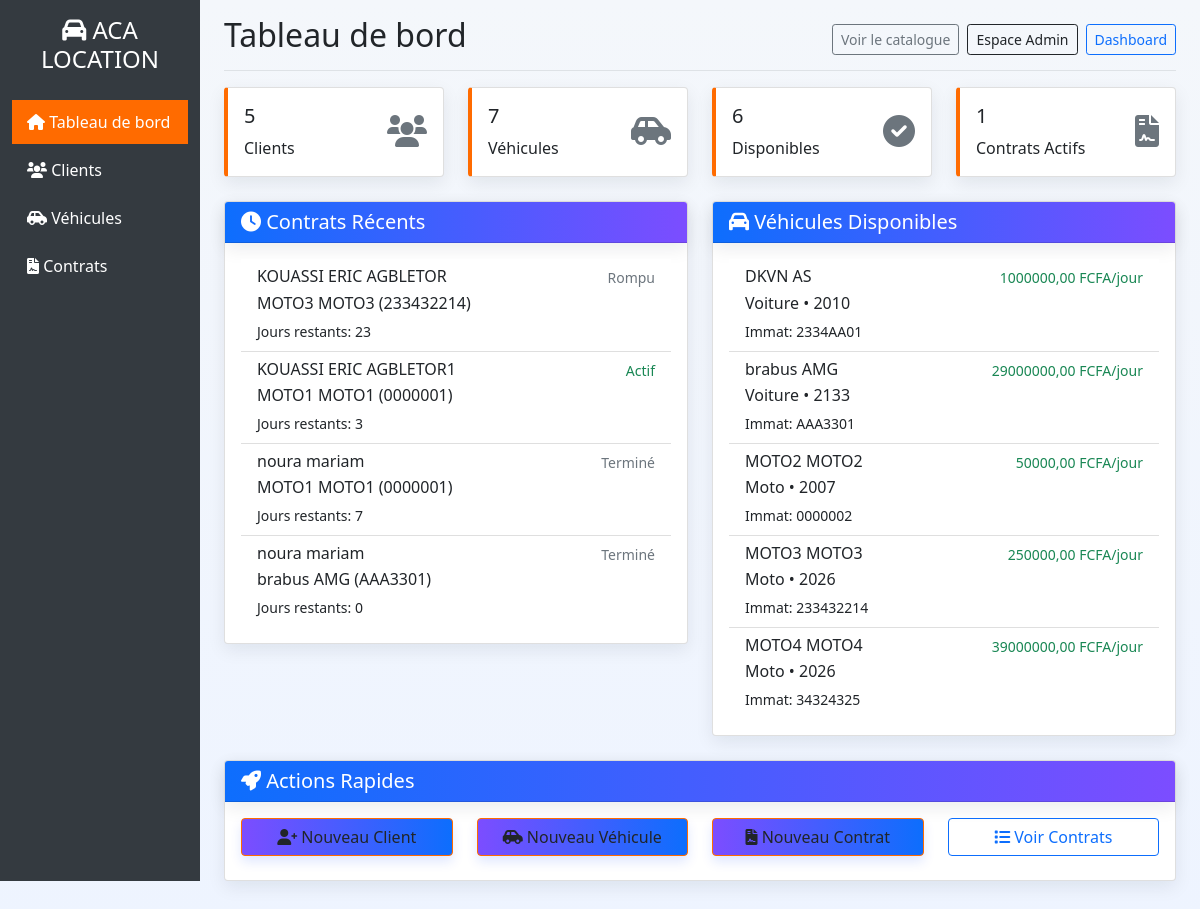
The app's page / (signed in) with its own data.
### gestion/models.py (models this page shows, shortened)
class Contrat(models.Model):
    STATUT_CHOICES = [
        ('actif', 'Actif'),
        ('termine', 'Terminé'),
        ('en_retard', 'En retard'),
        ('rompu', 'Rompu'),
    ]
    MODE_PAIEMENT = [
        ('carte', 'Carte bancaire'),
        ('virement', 'Virement'),
        ('especes', 'Espèces'),
        ('cheque', 'Chèque'),
        ('mobile', 'Paiement mobile'),
    ]
    client = models.ForeignKey(Client, on_delete=models.CASCADE)
    vehicule = models.ForeignKey(Vehicule, on_delete=models.CASCADE)
    date_creation = models.DateTimeField(auto_now_add=True)
    date_debut = models.DateField()
    date_fin = models.DateField(blank=True, null=True)
    nb_jours = models.IntegerField(validators=[MinValueValidator(1)])
    montant_total = models.DecimalField(max_digits=10, decimal_places=2, blank=True, null=True)
    statut = models.CharField(max_length=20, choices=STATUT_CHOICES, default='actif')
    mode_paiement = models.CharField(max_length=20, choices=MODE_PAIEMENT, default='especes')
    details_paiement = models.JSONField(blank=True, null=True)
    def jours_restants(self):
        aujourdhui = timezone.now().date()
        if aujourdhui > self.date_fin:
            return 0
        return (self.date_fin - aujourdhui).days
    def envoyer_rappel(self):
        jours_restants = self.jours_restants()
        if jours_restants <= 2 and jours_restants > 0:
            message = f"Rappel: Votre location du véhicule {self.vehicule} se termine dans {jours_restants} jour(s)."
            print(f"ENVOI RAPPEL À {self.client.telephone}: {message}")
            return message
        return None
    class Meta:
        verbose_name = "Contrat"
        verbose_name_plural = "Contrats"

class Client(models.Model):
    nom = models.CharField(max_length=100)
    prenom = models.CharField(max_length=100)
    telephone = models.CharField(max_length=20)
    email = models.EmailField(blank=True, null=True)
    date_creation = models.DateTimeField(auto_now_add=True)
    def __str__(self):
        return f"{self.prenom} {self.nom}"
    class Meta:
        verbose_name = "Client"
        verbose_name_plural = "Clients"

class Vehicule(models.Model):
    TYPE_VEHICULE = [
        ('voiture', 'Voiture'),
        ('moto', 'Moto'),
    ]
    type_vehicule = models.CharField(max_length=20, choices=TYPE_VEHICULE)
    marque = models.CharField(max_length=100)
    modele = models.CharField(max_length=100)
    annee = models.IntegerField()
    immatriculation = models.CharField(max_length=20, unique=True)
    prix_journalier = models.DecimalField(max_digits=10, decimal_places=2, validators=[MinValueValidator(0)])
    cylindree = models.IntegerField(blank=True, null=True)
    nombre_portes = models.IntegerField(blank=True, null=True)
    disponible = models.BooleanField(default=True)
    image = models.ImageField(upload_to='vehicules/', blank=True, null=True)
    date_ajout = models.DateTimeField(auto_now_add=True)
    def __str__(self):
        return f"{self.marque} {self.modele} ({self.immatriculation})"
    class Meta:
        verbose_name = "Véhicule"
        verbose_name_plural = "Véhicules"
        ordering = ['-date_ajout']
    class Meta:
        verbose_name = "Véhicule"
        verbose_name_plural = "Véhicules"

### gestion/views.py (the view)
# urls.py: path('', views.index, name='index'),
def index(request):
    stats = {
        'total_clients': Client.objects.count(),
        'total_vehicules': Vehicule.objects.count(),
        'vehicules_disponibles': Vehicule.objects.filter(disponible=True).count(),
        'contrats_actifs': Contrat.objects.filter(statut='actif').count(),
        'contrats_retard': Contrat.objects.filter(statut='en_retard').count(),
    }
    contrats_recent = Contrat.objects.all().order_by('-date_creation')[:5]
    vehicules_disponibles = Vehicule.objects.filter(disponible=True)[:5]
    contrats_pour_rappel = Contrat.objects.filter(statut='actif')
    rappels = []
    for contrat in contrats_pour_rappel:
        rappel = contrat.envoyer_rappel()
        if rappel:
            rappels.append(rappel)
    context = {
        'stats': stats,
        'contrats_recent': contrats_recent,
        'vehicules_disponibles': vehicules_disponibles,
        'rappels': rappels,
    }
    return render(request, 'gestion/index.html', context)

### gestion/templates/gestion/index.html (shortened to what this page needs)
{% extends 'gestion/base.html' %}
{% block content %}
<div class="row">
    <div class="col-md-3 mb-4">
        <div class="card stat-card">
            <div class="card-body">
                <div class="d-flex justify-content-between">
                    <div>
                        <h5 class="card-title">{{ stats.total_clients }}</h5>
                        <p class="card-text">Clients</p>
                    </div>
                    <div class="align-self-center">
                        <i class="fas fa-users fa-2x text-muted"></i>
                    </div>
                </div>
            </div>
        </div>
    </div>
    <div class="col-md-3 mb-4">
        <div class="card stat-card">
            <div class="card-body">
                <div class="d-flex justify-content-between">
                    <div>
                        <h5 class="card-title">{{ stats.total_vehicules }}</h5>
                        <p class="card-text">Véhicules</p>
                    </div>
                    <div class="align-self-center">
                        <i class="fas fa-car-side fa-2x text-muted"></i>
                    </div>
                </div>
            </div>
        </div>
    </div>
    <div class="col-md-3 mb-4">
        <div class="card stat-card">
            <div class="card-body">
                <div class="d-flex justify-content-between">
                    <div>
                        <h5 class="card-title">{{ stats.vehicules_disponibles }}</h5>
                        <p class="card-text">Disponibles</p>
                    </div>
                    <div class="align-self-center">
                        <i class="fas fa-check-circle fa-2x text-muted"></i>
                    </div>
                </div>
            </div>
        </div>
    </div>
    <div class="col-md-3 mb-4">
        <div class="card stat-card">
            <div class="card-body">
                <div class="d-flex justify-content-between">
                    <div>
                        <h5 class="card-title">{{ stats.contrats_actifs }}</h5>
                        <p class="card-text">Contrats Actifs</p>
                    </div>
                    <div class="align-self-center">
                        <i class="fas fa-file-contract fa-2x text-muted"></i>
                    </div>
                </div>
            </div>
        </div>
    </div>
</div>
<div class="row">
    <div class="col-md-6">
        <div class="card">
            <div class="card-header bg-primary-custom text-white">
                <h5 class="mb-0"><i class="fas fa-clock"></i> Contrats Récents</h5>
            </div>
            <div class="card-body">
                {% if contrats_recent %}
                <div class="list-group list-group-flush">
                    {% for contrat in contrats_recent %}
                    <div class="list-group-item">
                        <div class="d-flex w-100 justify-content-between">
                            <h6 class="mb-1">{{ contrat.client }}</h6>
                            <small class="text-{% if contrat.statut == 'actif' %}success{% elif contrat.statut == 'en_retard' %}danger{% else %}muted{% endif %}">
                                {{ contrat.get_statut_display }}
                            </small>
                        </div>
                        <p class="mb-1">{{ contrat.vehicule }}</p>
                        <small>Jours restants: {{ contrat.jours_restants }}</small>
                    </div>
                    {% endfor %}
                </div>
                {% else %}
                <p class="text-muted">Aucun contrat récent</p>
                {% endif %}
            </div>
        </div>
    </div>
    <div class="col-md-6">
        <div class="card">
            <div class="card-header bg-primary-custom text-white">
                <h5 class="mb-0"><i class="fas fa-car"></i> Véhicules Disponibles</h5>
            </div>
            <div class="card-body">
                {% if vehicules_disponibles %}
                <div class="list-group list-group-flush">
                    {% for vehicule in vehicules_disponibles %}
                    <div class="list-group-item">
                        <div class="d-flex w-100 justify-content-between">
                            <h6 class="mb-1">{{ vehicule.marque }} {{ vehicule.modele }}</h6>
                            <small class="text-success">{{ vehicule.prix_journalier }} FCFA/jour</small>
                        </div>
                        <p class="mb-1">{{ vehicule.get_type_vehicule_display }} • {{ vehicule.annee }}</p>
                        <small>Immat: {{ vehicule.immatriculation }}</small>
                    </div>
                    {% endfor %}
                </div>
                {% else %}
                <p class="text-muted">Aucun véhicule disponible</p>
                {% endif %}
            </div>
        </div>
    </div>
</div>
<div class="row mt-4">
    <div class="col-12">
        <div class="card">
            <div class="card-header bg-primary-custom text-white">
                <h5 class="mb-0"><i class="fas fa-rocket"></i> Actions Rapides</h5>
            </div>
            <div class="card-body">
                <div class="row">
                    <div class="col-md-3 mb-2">
                        <a href="{% url 'ajouter_client' %}" class="btn btn-primary-custom w-100">
                            <i class="fas fa-user-plus"></i> Nouveau Client
                        </a>
                    </div>
                    <div class="col-md-3 mb-2">
                        <a href="{% url 'ajouter_vehicule' %}" class="btn btn-primary-custom w-100">
                            <i class="fas fa-car-side"></i> Nouveau Véhicule
                        </a>
                    </div>
                    <div class="col-md-3 mb-2">
                        <a href="{% url 'creer_contrat' %}" class="btn btn-primary-custom w-100">
                            <i class="fas fa-file-contract"></i> Nouveau Contrat
                        </a>
                    </div>
                    {% if request.user.is_staff %}
                    <div class="col-md-3 mb-2">
                        <a href="{% url 'liste_contrats' %}" class="btn btn-outline-primary w-100">
                            <i class="fas fa-list"></i> Voir Contrats
                        </a>
                    </div>
                    {% else %}
                    <div class="col-12 text-center">
                        <p>Pour modifier les clients, véhicules et contrats, veuillez utiliser l'<a href="/admin/">espace d'administration</a>.</p>
                    </div>
                    {% endif %}
                </div>
            </div>
        </div>
    </div>
</div>
{% endblock %}

### static/css/theme.css (style rules this page uses)
:root { --primary: #0d6efd; --accent: #7c4dff; --muted: #6c757d; --bg: #f4f7fb; --card: #ffffff; --success: #198754; --danger: #dc3545; --radius: 12px; --shadow: 0 6px 18px rgba(16,24,40,0.08); --glass: rgba(255,255,255,0.6); --glass-border: rgba(124,77,255,0.08); }
body { background: linear-gradient(180deg, var(--bg), #eef4ff); color: #162447; font-family: "Inter", system-ui, -apple-system, "Segoe UI", Roboto, "Helvetica Neue", Arial; -webkit-font-smoothing: antialiased; -moz-osx-font-smoothing: grayscale; padding-bottom: 40px; }
.navbar, .card-header { background: linear-gradient(90deg, var(--primary), var(--accent)); color: white !important; border-radius: 8px; box-shadow: var(--shadow); }
.card { border: none; border-radius: var(--radius); background: var(--card); box-shadow: var(--shadow); }
.btn-primary-custom { background: linear-gradient(90deg, var(--accent), var(--primary)); border: none; color: white; padding: .5rem .9rem; border-radius: 10px; box-shadow: 0 6px 12px rgba(12, 64, 255, 0.12); }

### gestion/templates/gestion/base.html (style rules this page uses)
:root { --primary-color: #ff6b00; --primary-dark: #e55a00; --light-bg: #f8f9fa; }
.bg-primary-custom { background-color: var(--primary-color) !important; }
.btn-primary-custom { background-color: var(--primary-color); border-color: var(--primary-color); }
.stat-card { border-left: 4px solid var(--primary-color); }

### records on screen
Contrat: client "KOUASSI ERIC AGBLETOR", statut "Rompu", vehicule "MOTO3 MOTO3 (233432214)", jours_restants "23"
Contrat: client "KOUASSI ERIC AGBLETOR1", statut "Actif", vehicule "MOTO1 MOTO1 (0000001)", jours_restants "3"
Contrat: client "noura mariam", statut "Terminé", vehicule "MOTO1 MOTO1 (0000001)", jours_restants "7"
Contrat: client "noura mariam", statut "Terminé", vehicule "brabus AMG (AAA3301)", jours_restants "0"
Vehicule: marque "DKVN", modele "AS", prix_journalier "1000000,00", type_vehicule "Voiture", annee "2010", immatriculation "2334AA01"
Vehicule: marque "brabus", modele "AMG", prix_journalier "29000000,00", type_vehicule "Voiture", annee "2133", immatriculation "AAA3301"
Vehicule: marque "MOTO2", modele "MOTO2", prix_journalier "50000,00", type_vehicule "Moto", annee "2007", immatriculation "0000002"
Vehicule: marque "MOTO3", modele "MOTO3", prix_journalier "250000,00", type_vehicule "Moto", annee "2026", immatriculation "233432214"
Vehicule: marque "MOTO4", modele "MOTO4", prix_journalier "39000000,00", type_vehicule "Moto", annee "2026", immatriculation "34324325"

### other values on screen
{{ stats.total_clients }} "5"
{{ stats.total_vehicules }} "7"
{{ stats.vehicules_disponibles }} "6"
{{ stats.contrats_actifs }} "1"
